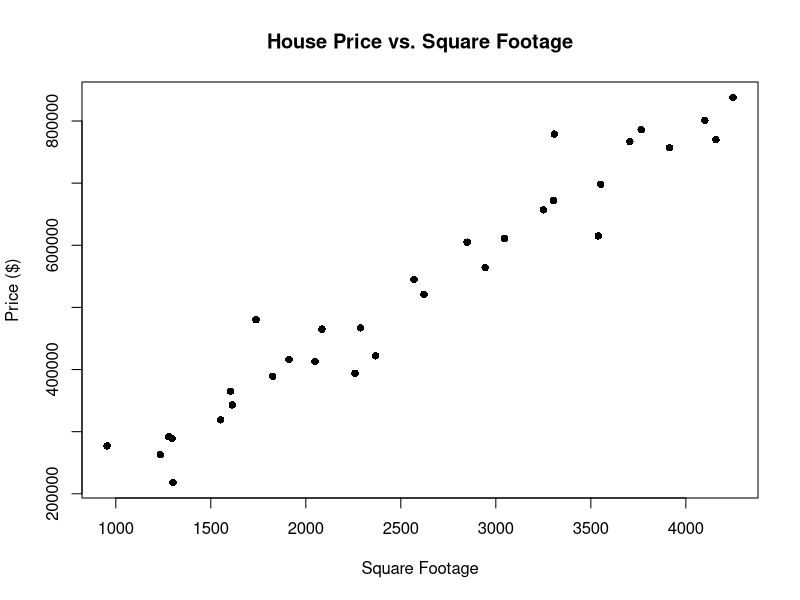
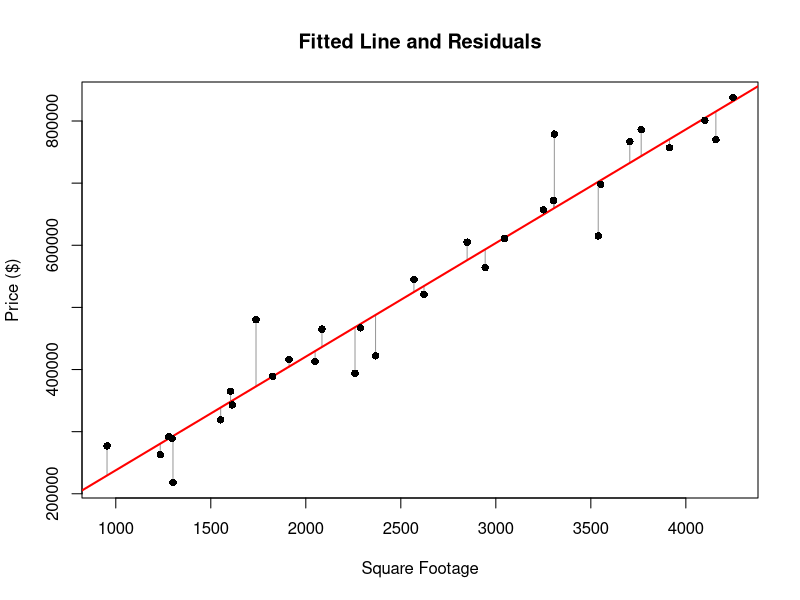

Generate these figures, in order, with R:
## ---- chunk 1
knitr::opts_chunk$set(
  echo = TRUE,
  fig.width = 6.5,
  fig.height = 4,
  fig.align = "center"
)
options(scipen = 999, digits = 4)
## ---- chunk 2
houses <- read.csv("FE515_L7_house_prices.csv", check.names = FALSE)

# Clean the column names so they are easier to type
names(houses) <- trimws(names(houses))
names(houses) <- make.names(names(houses))

head(houses)
## ---- chunk 3
plot(
  houses$SquareFootage,
  houses$Price,
  xlab = "Square Footage",
  ylab = "Price ($)",
  main = "House Price vs. Square Footage",
  pch = 16
)
## ---- chunk 4
house_model <- lm(Price ~ SquareFootage, data = houses)
summary(house_model)
## ---- chunk 5
plot(
  houses$SquareFootage,
  houses$Price,
  xlab = "Square Footage",
  ylab = "Price ($)",
  main = "Fitted Line and Residuals",
  pch = 16
)

segments(
  x0 = houses$SquareFootage,
  y0 = houses$Price,
  x1 = houses$SquareFootage,
  y1 = fitted(house_model),
  col = "gray60"
)

abline(house_model, col = "red", lwd = 2)
points(houses$SquareFootage, houses$Price, pch = 16)
## ---- chunk 6
head(data.frame(
  ActualPrice = houses$Price,
  PredictedPrice = fitted(house_model),
  Residual = resid(house_model)
))

# Total squared residuals
sum(resid(house_model)^2)
## ---- chunk 7
SST <- sum((houses$Price - mean(houses$Price))^2)
SSE <- sum(resid(house_model)^2)

R_squared <- 1 - SSE / SST
R_squared

# Check against R's model summary
summary(house_model)$r.squared
## ---- chunk 8
new_house <- data.frame(SquareFootage = 2500)
predict(house_model, newdata = new_house)
## ---- chunk 9
houses_multi <- read.csv(
  "FE515_L7_house_prices_multiple.csv",
  check.names = FALSE
)

names(houses_multi) <- trimws(names(houses_multi))
names(houses_multi) <- make.names(names(houses_multi))

head(houses_multi)
## ---- chunk 10
multi_model <- lm(
  Price ~ SquareFootage + CrimeRate + DistanceToCity,
  data = houses_multi
)

summary(multi_model)
coef(multi_model)
## ---- chunk 11
100 * coef(multi_model)["SquareFootage"]
## ---- chunk 12
new_house_multi <- data.frame(
  SquareFootage = 2500,
  CrimeRate = 3.5,
  DistanceToCity = 8
)

predict(multi_model, newdata = new_house_multi)
## ---- chunk 13
size_only_model <- lm(Price ~ SquareFootage, data = houses_multi)

data.frame(
  Model = c("Size only", "Size, crime, and distance"),
  R_squared = c(
    summary(size_only_model)$r.squared,
    summary(multi_model)$r.squared
  )
)
## ---- chunk 14
houses_multi$RandomDummy <- as.integer(runif(nrow(houses_multi)) > 0.5)

head(houses_multi)
table(houses_multi$RandomDummy)
## ---- chunk 15
null_model <- lm(Price ~ 1, data = houses_multi)

full_model <- lm(
  Price ~ SquareFootage + CrimeRate + DistanceToCity + RandomDummy,
  data = houses_multi
)

scope_list <- list(
  lower = ~ 1,
  upper = ~ SquareFootage + CrimeRate + DistanceToCity + RandomDummy
)

summary(full_model)
## ---- chunk 16
forward_model <- step(
  null_model,
  scope = scope_list,
  direction = "forward"
)
## ---- chunk 17
backward_model <- step(
  full_model,
  scope = scope_list,
  direction = "backward"
)
## ---- chunk 18
both_model <- step(
  null_model,
  scope = scope_list,
  direction = "both"
)
## ---- chunk 19
formula(forward_model)
formula(backward_model)
formula(both_model)
## ---- chunk 20
data.frame(
  Model = c("Housing predictors only", "Housing predictors plus dummy"),
  R_squared = c(
    summary(multi_model)$r.squared,
    summary(full_model)$r.squared
  ),
  AIC = c(AIC(multi_model), AIC(full_model))
)
## ---- chunk 21
summary(backward_model)
